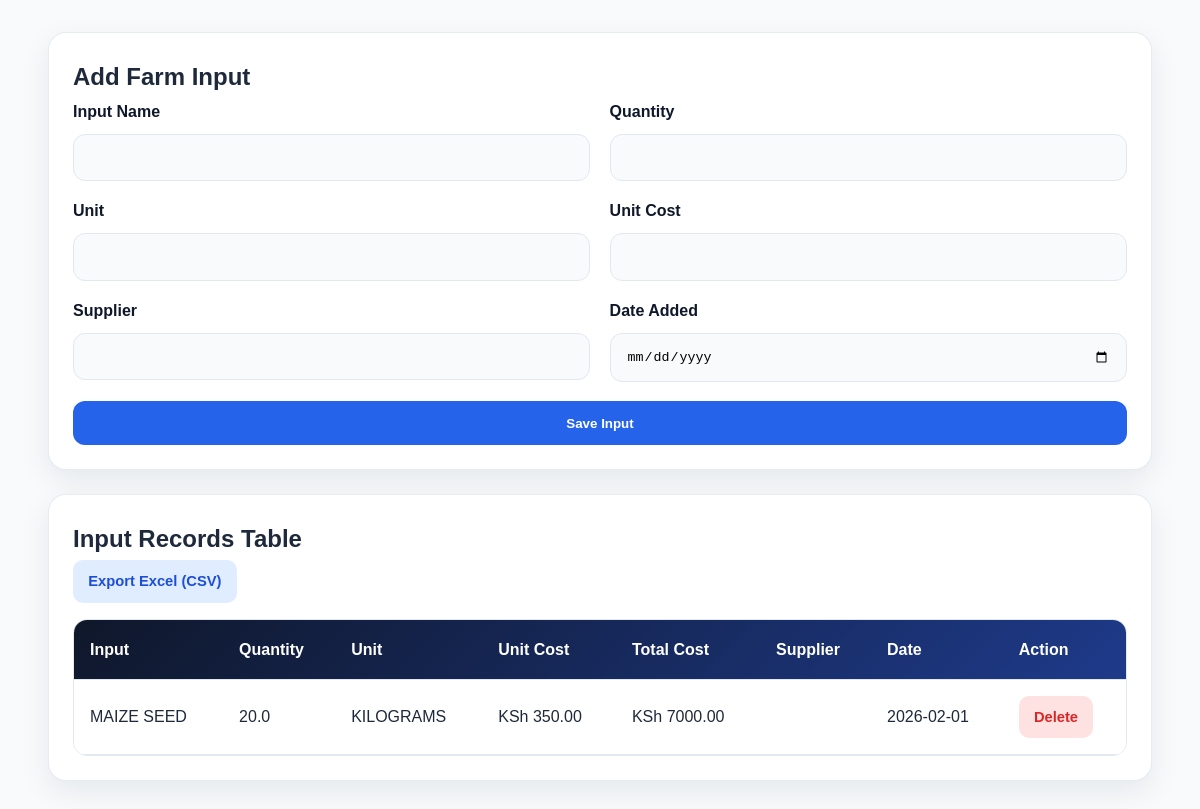
Screenshot of /inputs (signed in) with the database file from the repository.
### tables this page shows
CREATE TABLE inputs (
        id INTEGER PRIMARY KEY AUTOINCREMENT,
        username TEXT,
        input_name TEXT,
        quantity REAL,
        unit TEXT,
        unit_cost REAL,
        total_cost REAL,
        supplier TEXT,
        date_added TEXT
    );

### app.py (the view, shortened to what this page needs)
@app.route("/inputs", methods=["GET", "POST"])
def inputs():
    if not login_required():
        return redirect(url_for("login"))
    conn = get_db()
    records = conn.execute("SELECT * FROM inputs WHERE username=? ORDER BY id DESC", (session["user"],)).fetchall()
    conn.close()
    return render_template("inputs.html", records=records)

### app.py (called while the page is built)
def get_db():
    conn = sqlite3.connect(DATABASE)
    conn.row_factory = sqlite3.Row
    return conn

def login_required():
    return "user" in session

### templates/inputs.html (shortened to what this page needs)
<!DOCTYPE html>
<html lang="en">
<head>
    <link rel="stylesheet" href="{{ url_for('static', filename='style.css') }}">
</head>
<body>
    <div class="container" style="padding:2rem 0;">
        <div class="card">
            <h2>Add Farm Input</h2>
            <form method="POST" class="profile-form">
                <div class="form-grid">
                    <div class="form-group"><label>Input Name</label><input type="text" name="input_name" required>
                    </div>
                    <div class="form-group"><label>Quantity</label><input type="number" step="0.01" name="quantity"
                            required></div>
                    <div class="form-group"><label>Unit</label><input type="text" name="unit" required></div>
                    <div class="form-group"><label>Unit Cost</label><input type="number" step="0.01" name="unit_cost"
                            required></div>
                    <div class="form-group"><label>Supplier</label><input type="text" name="supplier"></div>
                    <div class="form-group"><label>Date Added</label><input type="date" name="date_added" required>
                    </div>
                </div>
                <button type="submit" class="btn-primary">Save Input</button>
            </form>
        </div>
        <div class="card" style="margin-top:1.5rem;">
            <h2>Input Records Table</h2>
            <a href="{{ url_for('export_csv', table_name='inputs') }}" class="btn-small">Export Excel (CSV)</a>
            <div class="table-wrapper">
                <table class="styled-table">
                    <thead>
                        <tr>
                            <th>Input</th>
                            <th>Quantity</th>
                            <th>Unit</th>
                            <th>Unit Cost</th>
                            <th>Total Cost</th>
                            <th>Supplier</th>
                            <th>Date</th>
                            <th>Action</th>
                        </tr>
                    </thead>
                    <tbody>
                        {% for row in records %}
                        <tr>
                            <td>{{ row.input_name }}</td>
                            <td>{{ row.quantity }}</td>
                            <td>{{ row.unit }}</td>
                            <td>KSh {{ "%.2f"|format(row.unit_cost) }}</td>
                            <td>KSh {{ "%.2f"|format(row.total_cost) }}</td>
                            <td>{{ row.supplier }}</td>
                            <td>{{ row.date_added }}</td>
                            <td><a href="{{ url_for('delete_record', table='inputs', item_id=row.id) }}"
                                    class="btn-small danger">Delete</a></td>
                        </tr>
                        {% else %}
                        <tr>
                            <td colspan="8">No inputs added yet.</td>
                        </tr>
                        {% endfor %}
                    </tbody>
                </table>
            </div>
        </div>
    </div>
</body>
</html>

### static/style.css (style rules this page uses)
:root { --primary-color: #2563eb; --primary-dark: #1d4ed8; --secondary-color: #0f172a; --accent-color: #f59e0b; --light-bg: #f8fafc; --white: #ffffff; --text-color: #1e293b; --muted-text: #64748b; --border-color: #e2e8f0; --success-color: #16a34a; --danger-color: #dc2626; --danger-dark: #991b1b; --shadow: 0 10px 30px rgba(15, 23, 42, 0.08); --radius: 18px; --transition: all 0.3s ease; --max-width: 1200px; }
* { margin: 0; padding: 0; box-sizing: border-box; }
body { font-family: Arial, Helvetica, sans-serif; background: var(--light-bg); color: var(--text-color); line-height: 1.7; min-height: 100vh; }
a { text-decoration: none; color: inherit; }
.container { width: min(92%, var(--max-width)); margin: 0 auto; }
.card { background: var(--white); border-radius: var(--radius); box-shadow: var(--shadow); padding: 1.5rem; border: 1px solid rgba(226, 232, 240, 0.8); }
.btn-primary, .btn-small, button { display: inline-flex; align-items: center; justify-content: center; border: none; cursor: pointer; transition: var(--transition); font-weight: 700; }
.btn-primary { background: var(--primary-color); color: var(--white); padding: 0.9rem 1.3rem; border-radius: 12px; }
.btn-small { background: #e0ecff; color: var(--primary-dark); padding: 0.55rem 0.95rem; border-radius: 10px; font-size: 0.92rem; }
.danger { background: #fee2e2; color: var(--danger-color); }
.profile-form, .contact-form { display: grid; gap: 1.2rem; }
.form-grid { display: grid; grid-template-columns: repeat(2, 1fr); gap: 1rem 1.2rem; }
.form-group { display: flex; flex-direction: column; gap: 0.55rem; }
label { font-weight: 700; color: var(--secondary-color); }
input, textarea, select { width: 100%; padding: 0.95rem 1rem; border: 1px solid var(--border-color); border-radius: 12px; background: #f8fafc; outline: none; transition: var(--transition); }
.table-wrapper { overflow-x: auto; border-radius: 14px; border: 1px solid var(--border-color); margin-top: 1rem; }
.styled-table { width: 100%; border-collapse: collapse; min-width: 700px; background: var(--white); }
.styled-table thead { background: linear-gradient(135deg, var(--secondary-color), #1e3a8a); color: var(--white); }
.styled-table th, .styled-table td { padding: 1rem; text-align: left; border-bottom: 1px solid var(--border-color); }

### rows the page displays
inputs: input_name "MAIZE SEED", quantity "20.0", unit "KILOGRAMS", unit_cost "350.00", total_cost "7000.00", date_added "2026-02-01"
